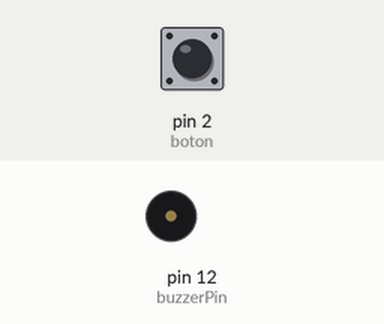
Recording of a sketch running on a simulated Arduino Uno, built with avr-gcc and run on an emulated ATmega328P. Parts: buzzer (waves = sounding). Inputs (shaded band) come from the test bench; at power-on: pin 2 (boton) LOW.

Above: at 1.2 s.
1.3 s: pin 2 (boton) pulled HIGH for 0.15 s
At 1.37 s:
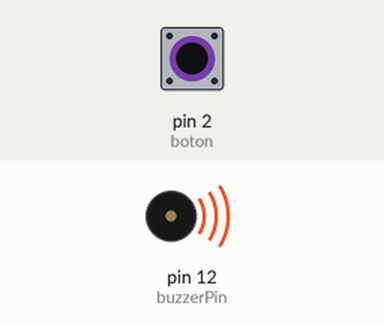
2.9 s: pin 2 (boton) pulled HIGH for 3.2 s
At 6.6 s:
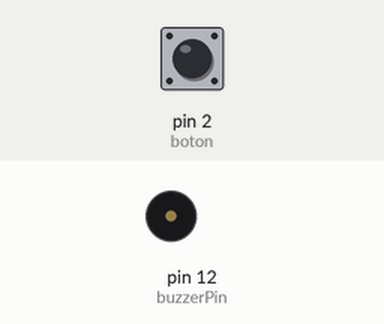
Timing chart, 0 to 8.1 s (numbered marks = the images above; inputs shaded):
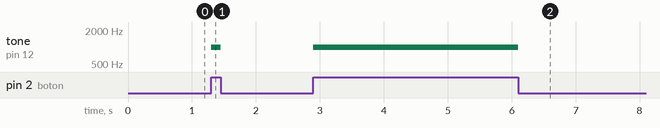

The sketch:

6_Boton_buzzer.ino
```cpp
// Buzzer con botón

/*
Se hace sonar un buzzer con un botón pulldown, es decir que mientras se presiona el botón
el buzzer emitirá un tono, y si el botón no se presiona el buzzer permanecera en silencion
*/

int buzzerPin = 12;   // El pin al que está conectado el buzzer
int boton = 2;  // El pin al que está conectado el botón

void setup() {
  pinMode(boton, INPUT);  // Se define al botón como una entrada ya que recibe una señal
  pinMode(buzzerPin, OUTPUT);   // Se define al buzzer como salida ya que emite una señal
}

void loop() {
  if (digitalRead(boton) == HIGH) {
    // Se utiliza la función tone que requiere del pin del buzzer y la frecuencia del tono a emitir
    tone(buzzerPin, 1000); // Se emite un tono de 1000 Hz cuando se presiona el botón
  }
  else {
    noTone(buzzerPin); // Se apaga el buzzer (no emite ningún tono) cuando el botón está en reposo
  }
}
```

Measured:
- after the input at 1.3 s, tone on pin 12 (buzzerPin): silent → 1000 Hz at once, → silent 0.15 s later
- after the input at 2.9 s, tone on pin 12 (buzzerPin): silent → 1000 Hz at once, → silent 3.2 s later
